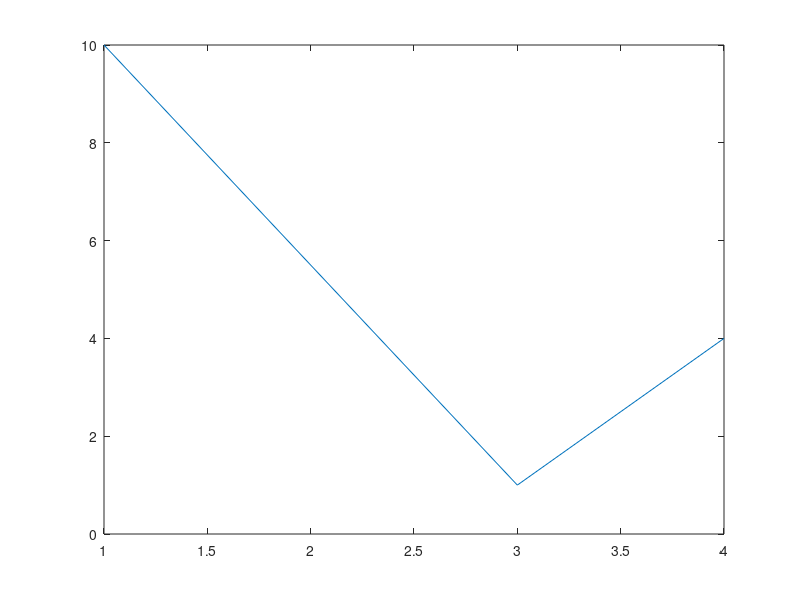
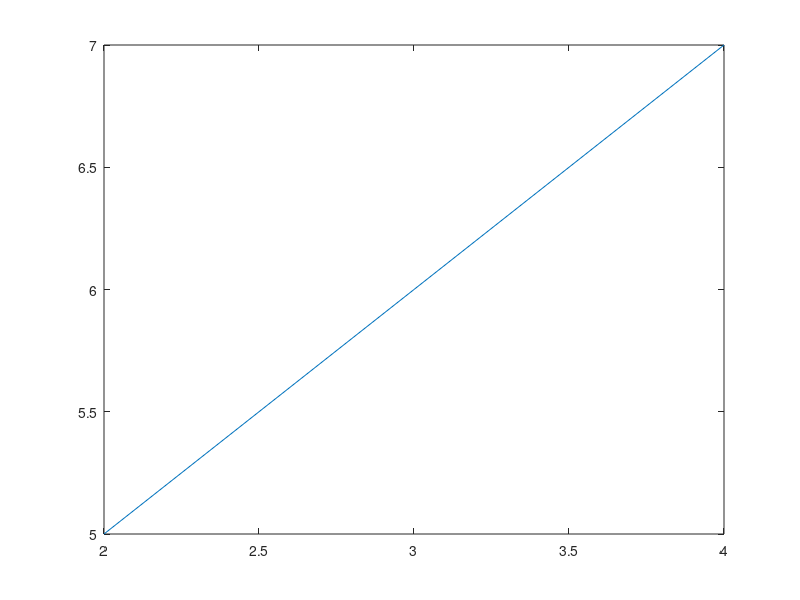

MATLAB code for these plots, in order: (Note: this script raises an error after producing the figures.)
% Define lines.
x1 = [1, 3, 4];
y1 = [10, 1, 4];
x2 = [2, 3, 4];
y2 = [5, 6, 7];

% Save plot figures in .fig files.
plot(x1, y1);
savefig("plot1");
plot(x2, y2);
savefig("plot2");

% Retrieve axes from saved figures.
fig1 = openfig("plot1.fig", "invisible");
fig2 = openfig("plot2.fig", "invisible");
ax1 = fig1.Children;
ax2 = fig2.Children;

% Create new figure axis to re-plot and overlay data from two figures.
f = figure();
ax = gca();
copyobj(ax1.Children, ax); % copy data from retrieved axis to new axis
copyobj(ax2.Children, ax); % copy data from retrieved axis to new axis

format_axes(ax); % in case new axis looks strange, format it
xlabel("X Label");
ylabel("Y Label");
